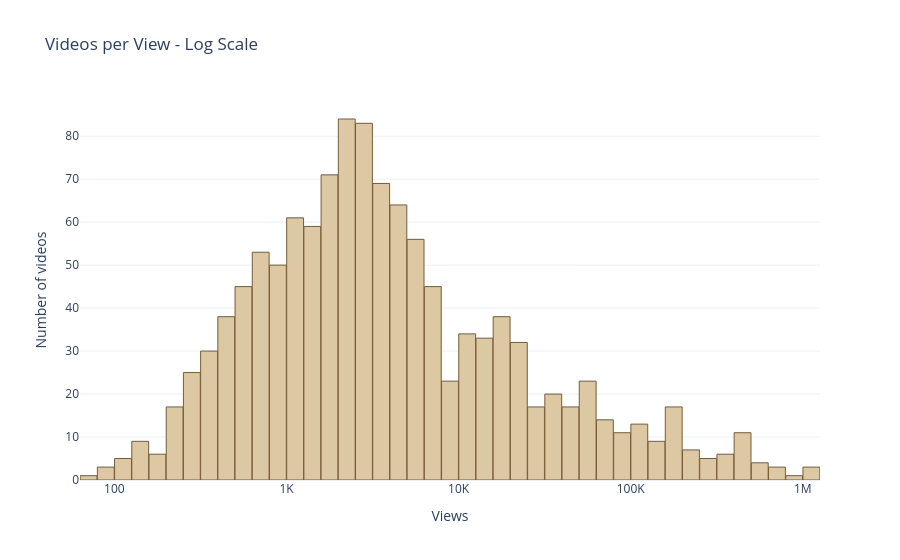

Write notebook code for a chart like this one.
### Code cell
df['log10_views'] = np.log10(df['view_count'])

fig = px.histogram(
    df, x='log10_views',
    nbins=80,
    title='Videos per View - Log Scale', 
    )
fig.update_xaxes(
    tickvals=[2, 3, 4, 5, 6],
    ticktext=['100', '1K', '10K', '100K', '1M'],
    title='Views')

fig.update_yaxes(
    title='Number of videos'
)

fig.show()

### Figure 1 — Plotly figure (JSON) as saved in the notebook; plotly's stock layout.template omitted (floating-point values rounded to 4 significant figures; data arrays with more than 128 entries replaced by an {"elided": "..."} marker saying what was removed)
{"data": [{"bingroup": "x", "hovertemplate": "log10_views=%{x}<br>count=%{y}<extra></extra>", "legendgroup": "", "marker": {"color": "#DCC8A2", "pattern": {"shape": ""}}, "name": "", "nbinsx": 80, "orientation": "v", "showlegend": false, "type": "histogram", "x": {"elided": "1215 float values"}, "xaxis": "x", "yaxis": "y"}], "layout": {"barmode": "relative", "legend": {"tracegroupgap": 0}, "title": {"text": "Videos per View - Log Scale"}, "xaxis": {"anchor": "y", "domain": [0, 1], "ticktext": ["100", "1K", "10K", "100K", "1M"], "tickvals": [2, 3, 4, 5, 6], "title": {"text": "Views"}}, "yaxis": {"anchor": "x", "domain": [0, 1], "title": {"text": "Number of videos"}}}}
